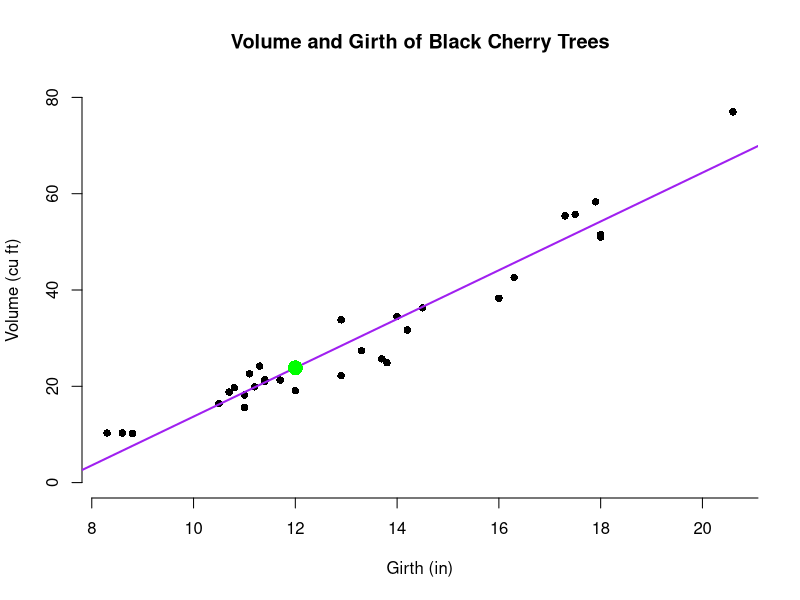

R code for this plot:
## ---- chunk 1
knitr::opts_chunk$set(echo = TRUE)
## ---- chunk 2
model <- lm(Volume ~ Girth, data = trees)
## ---- chunk 3
GirthInput <- 12
PredModel <- predict(model, newdata = data.frame(Girth = GirthInput))
PredModel
## ---- chunk 4
plot(trees$Girth, trees$Volume, xlab = "Girth (in)", 
         ylab = "Volume (cu ft)", bty = "n", pch = 16,
         xaxp = c(8,22,7), ylim = c(0, 80), 
         main = "Volume and Girth of Black Cherry Trees")
    abline(model, col = "purple", lwd = 2)
    points(GirthInput, PredModel, col = "green", pch = 16, cex = 2)
